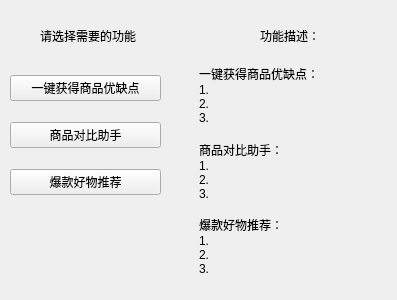
<?xml version="1.0" encoding="UTF-8"?>
<ui version="4.0">
 <class>Form</class>
 <widget class="QWidget" name="Form">
  <property name="geometry">
   <rect>
    <x>0</x>
    <y>0</y>
    <width>397</width>
    <height>300</height>
   </rect>
  </property>
  <property name="windowTitle">
   <string>Form</string>
  </property>
  <widget class="QWidget" name="verticalLayoutWidget">
   <property name="geometry">
    <rect>
     <x>10</x>
     <y>60</y>
     <width>151</width>
     <height>151</height>
    </rect>
   </property>
   <layout class="QVBoxLayout" name="verticalLayout">
    <item>
     <widget class="QPushButton" name="pushButton_2">
      <property name="text">
       <string>一键获得商品优缺点</string>
      </property>
     </widget>
    </item>
    <item>
     <widget class="QPushButton" name="pushButton">
      <property name="text">
       <string>商品对比助手</string>
      </property>
     </widget>
    </item>
    <item>
     <widget class="QPushButton" name="pushButton_3">
      <property name="text">
       <string>爆款好物推荐</string>
      </property>
     </widget>
    </item>
   </layout>
  </widget>
  <widget class="QLabel" name="label">
   <property name="geometry">
    <rect>
     <x>40</x>
     <y>30</y>
     <width>96</width>
     <height>12</height>
    </rect>
   </property>
   <property name="text">
    <string>请选择需要的功能</string>
   </property>
  </widget>
  <widget class="QWidget" name="verticalLayoutWidget_2">
   <property name="geometry">
    <rect>
     <x>199</x>
     <y>60</y>
     <width>181</width>
     <height>221</height>
    </rect>
   </property>
   <layout class="QVBoxLayout" name="verticalLayout_2">
    <item>
     <widget class="QLabel" name="label_3">
      <property name="text">
       <string>一键获得商品优缺点：
1.
2.
3.</string>
      </property>
     </widget>
    </item>
    <item>
     <widget class="QLabel" name="label_4">
      <property name="text">
       <string>商品对比助手：
1.
2.
3.</string>
      </property>
     </widget>
    </item>
    <item>
     <widget class="QLabel" name="label_2">
      <property name="text">
       <string>爆款好物推荐：
1.
2.
3.</string>
      </property>
     </widget>
    </item>
   </layout>
  </widget>
  <widget class="QLabel" name="label_5">
   <property name="geometry">
    <rect>
     <x>260</x>
     <y>30</y>
     <width>96</width>
     <height>12</height>
    </rect>
   </property>
   <property name="text">
    <string>功能描述：</string>
   </property>
  </widget>
 </widget>
 <resources/>
 <connections/>
</ui>
